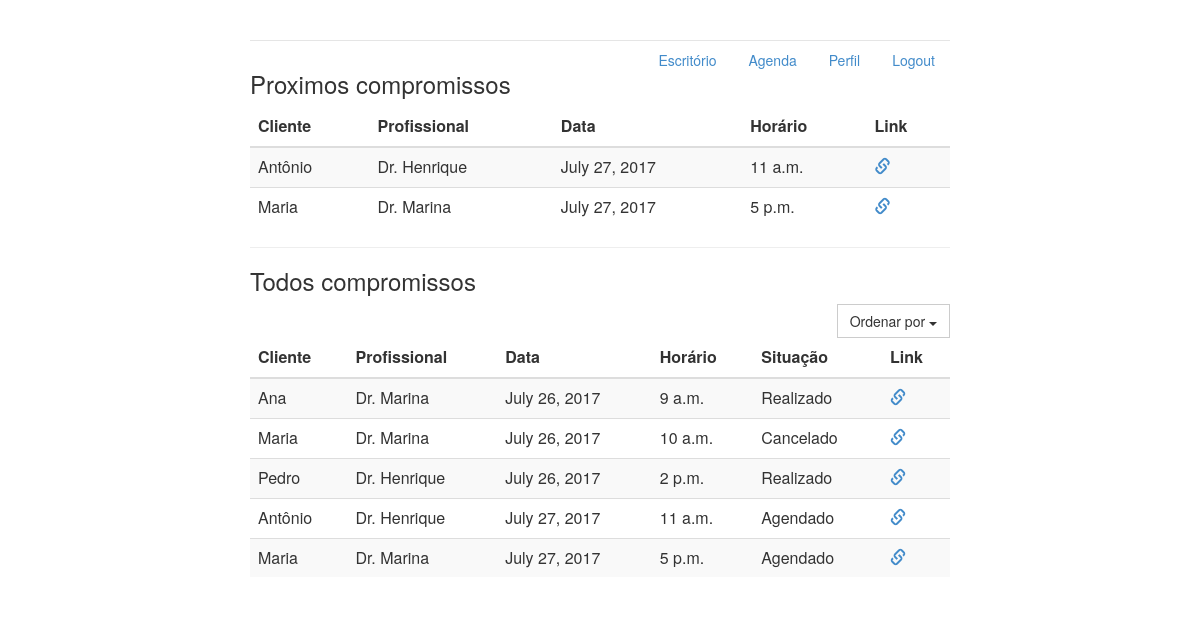
Page /agenda (signed in) on the committed database.
### agenda/models.py (models this page shows, shortened)
class ItemAgenda(models.Model):
    profissional = models.ForeignKey(Profissional, on_delete=models.CASCADE, related_name='agenda_profissionais')
    horario = models.TimeField()
    data = models.DateField()
    cliente = models.ForeignKey(Cliente, on_delete=models.CASCADE, related_name='agenda_cliente')
    escritorio = models.ForeignKey(Escritorio, on_delete=models.CASCADE, related_name='agenda_escritorio')
    SITUACAO = (
        ('A','Agendado'),
        ('R','Realizado'),
        ('C','Cancelado'),
        ('E','Em Andamento'),
    )
    situacao = models.CharField(max_length=1, choices=SITUACAO, default='A')
    def __init__(self, *args, **kwargs):
        super().__init__(*args, **kwargs)

class Cliente(models.Model):
    nome = models.CharField(max_length=120)
    telefone = models.CharField(max_length=10)
    cpf = models.CharField(max_length=11)
    def __init__(self, *args, **kwargs):
        super().__init__(*args, **kwargs)

class Profissional(models.Model):
    nome = models.CharField(max_length=120)
    telefone = models.CharField(max_length=10)
    profissao = models.CharField(max_length=120)
    escritorio = models.ForeignKey(Escritorio, on_delete=models.CASCADE, related_name="profissionais", null=True)
    gerente = models.BooleanField(default=False)
    STATUS = (
        ('A', 'Ausente'),
        ('D', 'Disponível'),
        ('O', 'Ocupado'),
    )
    status = models.CharField(max_length=1, choices=STATUS, default='A')
    usuario = models.OneToOneField(User, related_name="profissional", on_delete=models.CASCADE)
    def __init__(self, *args, **kwargs):
        super().__init__(*args, **kwargs)

### agenda/views.py (the view)
# urls.py: url(r'^agenda$', views.detalhesAgenda, name='agenda'),
@login_required
def detalhesAgenda(request, filter='data'):
    escritorio = perfilLogado(request).escritorio
    proximosCompromissos = ItemAgenda.objects.filter(escritorio=escritorio, situacao='A').order_by('data', 'horario')
    todosCompromissos = ItemAgenda.objects.filter(escritorio=escritorio).order_by(filter, 'data', 'horario')
    return render(request, 'agenda.html', {'proxCompromissos':proximosCompromissos,
                                           'todosCompromissos':todosCompromissos,
                                           'perfilLogado': perfilLogado(request)})

### agenda/views.py (called while the page is built)
@login_required
def perfilLogado(request):
    return request.user.profissional

### agenda/templates/agenda.html (shortened to what this page needs)
{% extends 'base.html' %}
{% block body %}
<h3>Proximos compromissos</h3>
<table class="table table-striped">
    <thead>
        <tr>
            <th>Cliente</th>
            <th>Profissional</th>
            <th>Data</th>
            <th>Horário</th>
            <th>Link</th>
        </tr>
    </thead>
    <tbody>
        {% for compromisso in proxCompromissos %}
            <tr>
                <td>{{ compromisso.cliente.nome }}</td>
                <td>{{ compromisso.profissional.nome }}</td>
                <td>{{ compromisso.data }}</td>
                <td>{{ compromisso.horario }}</td>
                <td><a href="{% url 'compromisso' compromisso.id %}"><span class="glyphicon glyphicon-link"></span></a></td>
            </tr>
        {% endfor %}
  </tbody>
</table>
<hr>
<h3>Todos compromissos</h3>
<div class="input-group">
    <div class="input-group-btn">
        <button type="button" class="btn btn-default dropdown-toggle pull-right" data-toggle="dropdown" aria-haspopup="true" aria-expanded="false">Ordenar por <span class="caret"></span></button>
    </div>
</div>
<table class="table table-striped">
    <thead>
        <tr>
            <th>Cliente</th>
            <th>Profissional</th>
            <th>Data</th>
            <th>Horário</th>
            <th>Situação</th>
            <th>Link</th>
        </tr>
    </thead>
    <tbody>
        {% for compromisso in todosCompromissos %}
            <tr>
                <td>{{ compromisso.cliente.nome }}</td>
                <td>{{ compromisso.profissional.nome }}</td>
                <td>{{ compromisso.data }}</td>
                <td>{{ compromisso.horario }}</td>
                <td>{{ compromisso.get_situacao_display }}</td>
                <td><a href="{% url 'compromisso' compromisso.id %}"><span class="glyphicon glyphicon-link"></span></a></td>
            </tr>
        {% endfor %}
  </tbody>
</table>
{% endblock %}

### agenda/templates/base.html (shortened to what this page needs)
{% load staticfiles %}
<html lang="pt">
<head>
    <link href="{% static 'styles/bootstrap.css' %}" rel="stylesheet"/>
    <link href="{% static 'styles/main.css' %}" rel="stylesheet"/>
</head>
<body>
    <div class="container">
         <div class="header">
            <ul class="nav nav-pills pull-right">
                <li class=""><a href="{% url 'index' %}">Escritório</a></li>
                <li class=""><a href="{% url 'agenda' %}">Agenda</a></li>
                <li class=""><a href="{% url 'perfil' perfilLogado.id %}">Perfil</a></li>
                <li class=""><a href="{% url 'logout' %}">Logout</a></li>
            </ul>
        </div>
        {% block body %}
        {% endblock %}
    </div>
</body>
</html>

### agenda/static/styles/main.css (style rules this page uses)
body { padding-top: 20px; padding-bottom: 20px; }
.header, .content, .footer { padding-left: 15px; padding-right: 15px; }
.header { border-bottom: 1px solid #e5e5e5; }
@media (min-width: 768px) { .container { max-width: 730px; } }
@media screen and (min-width: 768px) { .header, .content, .footer { padding-left: 0; padding-right: 0; } }
@media screen and (min-width: 768px) { .header { margin-bottom: 30px; } }

### rows in the picture
ItemAgenda: cliente.nome "Antônio", profissional.nome "Dr. Henrique", data "July 27, 2017", horario "11 a.m.", situacao "Agendado"
ItemAgenda: cliente.nome "Maria", profissional.nome "Dr. Marina", data "July 27, 2017", horario "5 p.m.", situacao "Agendado"
ItemAgenda: cliente.nome "Ana", profissional.nome "Dr. Marina", data "July 26, 2017", horario "9 a.m.", situacao "Realizado"
ItemAgenda: cliente.nome "Maria", profissional.nome "Dr. Marina", data "July 26, 2017", horario "10 a.m.", situacao "Cancelado"
ItemAgenda: cliente.nome "Pedro", profissional.nome "Dr. Henrique", data "July 26, 2017", horario "2 p.m.", situacao "Realizado"
